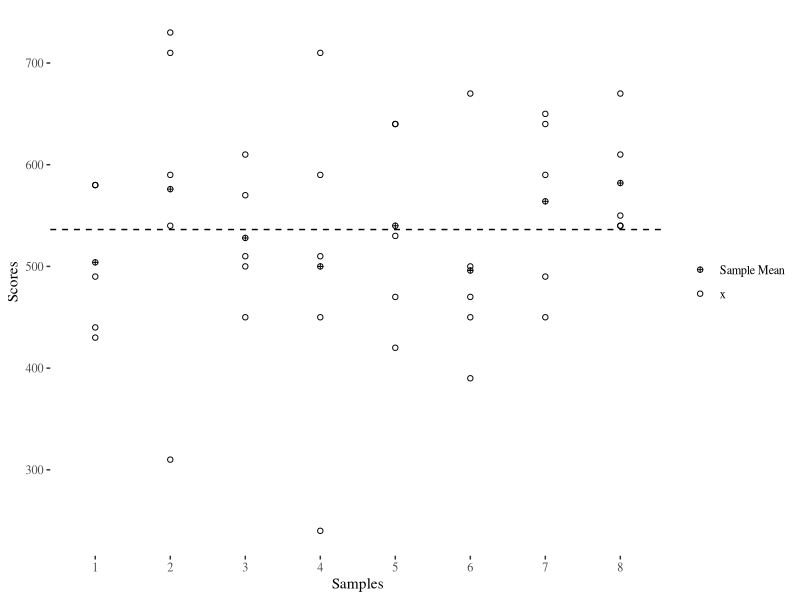
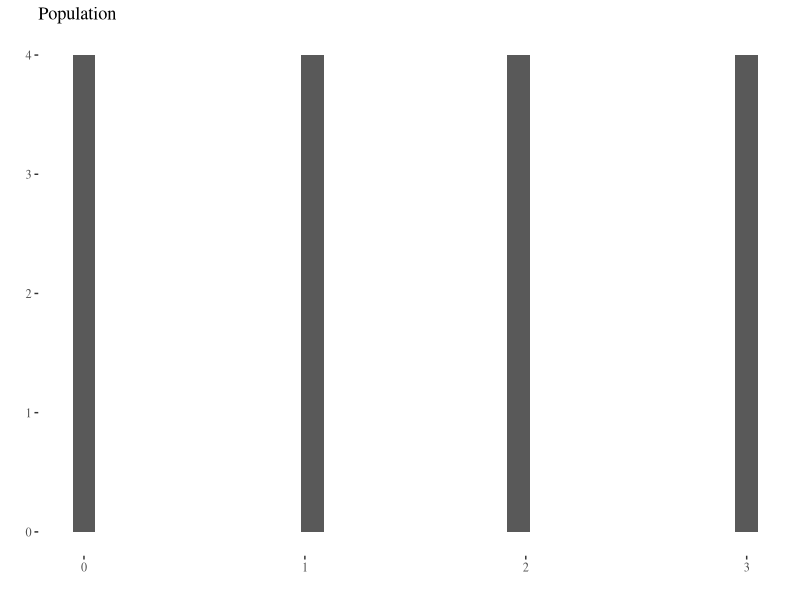
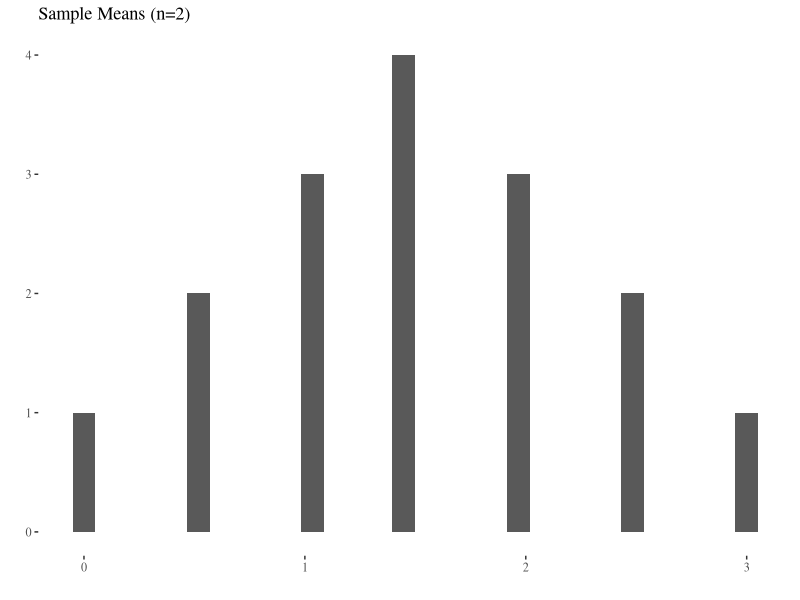

R code for these plots, in order:
## ---- chunk 1
library(tufte)
require(dplyr)
require(tidyr)
require(ggplot2)
require(ggthemes)
require(knitr)
require(tibble)

# invalidate cache when the tufte version changes
knitr::opts_chunk$set(tidy = FALSE, cache.extra = packageVersion('tufte'))
options(htmltools.dir.version = FALSE)
## ---- chunk 2
a <- tibble(a=c(490,580,440,580,430))
b <- tibble(c(310,590,730,710,540))
c <- tibble(c(500,450,510,570,610))
d <- tibble(c(450,590,710,240,510))
e <- tibble(c(420,640,470,530,640))
f <- tibble(c(450,670,390,500,470))
g <- tibble(c(490,450,590,640,650))
h <- tibble(c(670,610,550,540,540))

i <- bind_cols(a,b,c,d,e,f,g,h)
kable(i, col.names = c(1,2,3,4,5,6,7,8),caption = "Random sample from GMAT Scores Population")

a <- tibble(x="1",y=c(490,580,440,580,430),z="x")
b <- tibble(x="2",y=c(310,590,730,710,540),z="x")
c <- tibble(x="3",y=c(500,450,510,570,610),z="x")
d <- tibble(x="4",y=c(450,590,710,240,510),z="x")
e <- tibble(x="5",y=c(420,640,470,530,640),z="x")
f <- tibble(x="6",y=c(450,670,390,500,470),z="x")
g <- tibble(x="7",y=c(490,450,590,640,650),z="x")
h <- tibble(x="8",y=c(670,610,550,540,540),z="x")

i <- bind_rows(a,b,c,d,e,f,g,h)

k <- group_by(i,x)

l <- summarize(k,y=mean(y))
# l <- tibble(l)
z1 <- tibble((rep("Sample Mean",8)))
colnames(z1) <- "z"
l <- bind_cols(l,z1)
i <- bind_rows(i, l)
i$z <- as.factor(i$z)
kable(l[,1:2], col.names = c("Sample", "Mean"))
ggplot(i, aes(x=x, y=y, group=z))+ geom_point(aes(shape=z)) +  geom_hline(yintercept=mean(i$y),linetype="dashed") + scale_shape_manual(values=c(10,1)) + theme_tufte() +
xlab("Samples") + ylab("Scores") + theme(legend.title=element_blank())


## ---- chunk 3

a <- tibble(c("(0,0)","(0,1)","(0,2)","(0,3)"))
b <- tibble(c("(1,0)","(1,1)","(1,2)","(1,3)"))
c <- tibble(c("(2,0)","(2,1)","(2,2)","(2,3)"))
d <- tibble(c("(3,0)","(3,1)","(3,2)","(3,3)"))
e <- bind_cols(a,b,c,d)
colnames(e) <- c("a ","b ","c ","d ")
kable(e, caption = "All possible samples n=2")


a <- tibble(c(0,.5,1,1.5))
b <- tibble(c(.5,1,1.5,2))
c <- tibble(c(1,1.5,2,2.5))
d <- tibble(c(1.5,2,2.5,3))
e <- bind_cols(a,b,c,d)
colnames(e) <- c("a ","b ","c ","d ")
kable(e, caption = "Means of all possible samples n=2")


g <- tibble(x=c(0,0,0,0,1,1,1,1,2,2,2,2,3,3,3,3))
h <- tibble(y=c(0,1,2,3,0,1,2,3,0,1,2,3,0,1,2,3))
i <- bind_cols(g,h)
colnames(i) <- c("g","h")
i <- i %>% mutate(m=(g+h)/2)

ggplot(i, aes(x=g)) + geom_histogram() + theme_tufte() + ylab(" ") + xlab(" ") + ggtitle("Population") 

ggplot(i, aes(x=m)) + geom_histogram()+ theme_tufte() + ylab(" ") + xlab(" ") + ggtitle("Sample Means (n=2)") 
